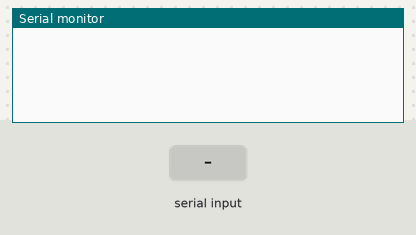
Bench run of a sketch on a simulated Arduino Mega 2560, built with avr-gcc and run on an emulated ATmega2560. Shown: the last lines printed to the serial monitor. Inputs (shaded band) come from the test bench.

Above: at 1.2 s.
1.3 s: "1F" received over the second serial link
At 2.2 s:
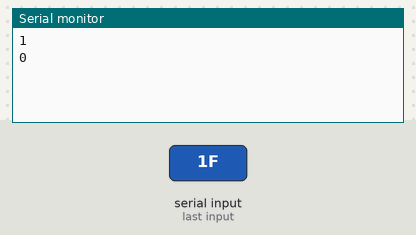
2.8 s: "2F" received over the second serial link
At 3.7 s:
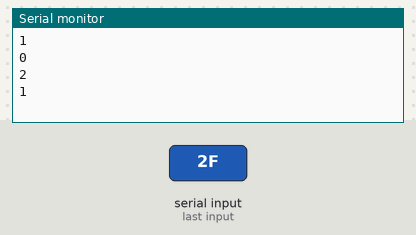
Timing chart, 0 to 5.8 s (numbered marks = the images above; inputs shaded):
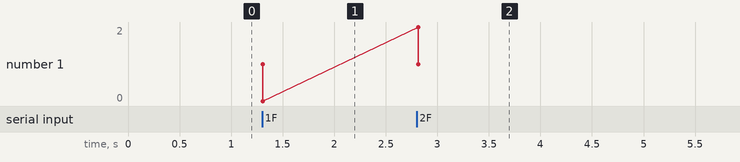

Measured:
- after the input at 1.3 s, the serial monitor: prints a new line at once (image 1)
- after the input at 2.8 s, the serial monitor: prints a new line at once (image 2)

The sketch:

mega_5.ino
```cpp
//mega
String a;
unsigned long timer = 0;
int i = 0;
void setup() {
Serial.begin(115200);
Serial2.begin(115200);
}

void loop() {

if((micros()-timer)>20000){
  Serial2.write('G');
  if(Serial2.available()){
    a = Serial2.readStringUntil('F');
    Serial.println(a);
    Serial.println(i);
    i++;
  }
  timer = micros();

}

}
```
